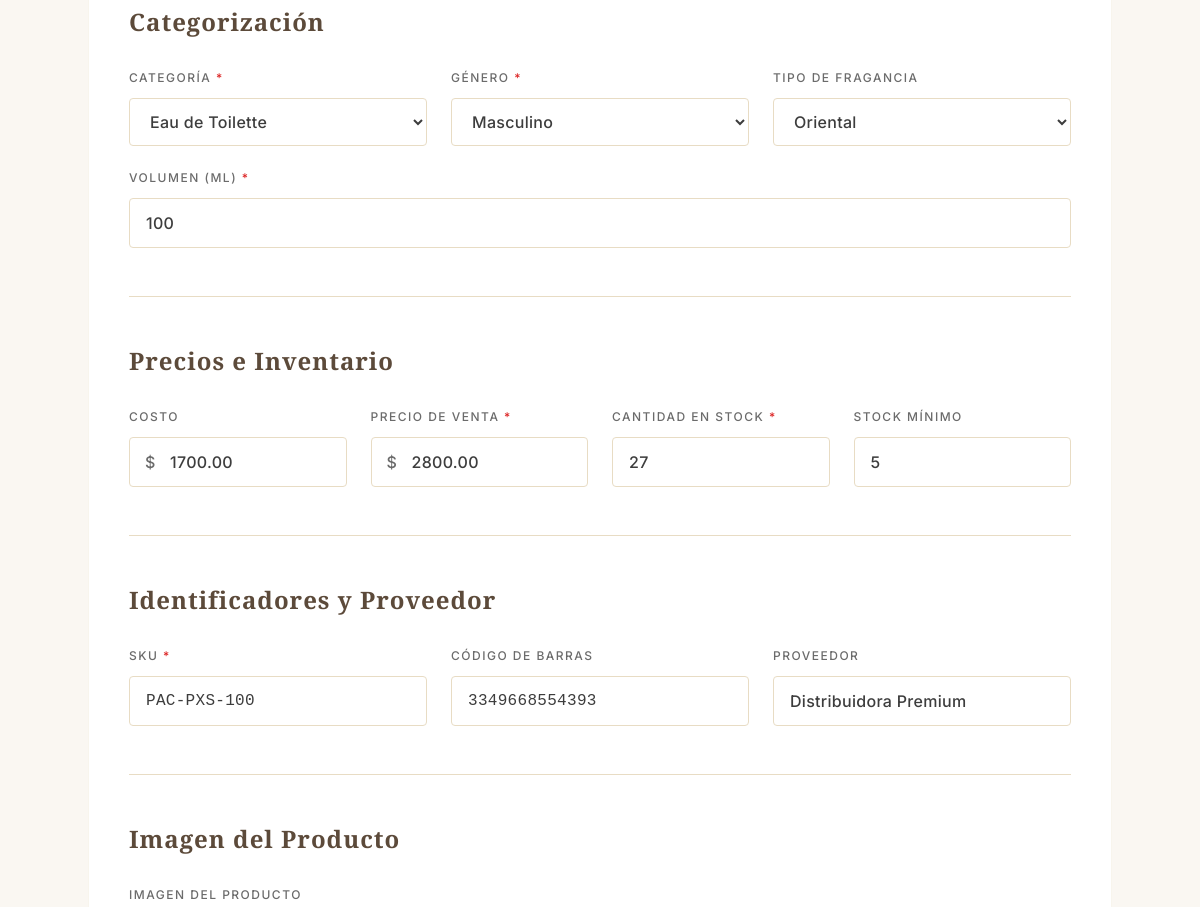
/products/53/edit/ (signed in, middle part), run on an earlier commit of the app's database.
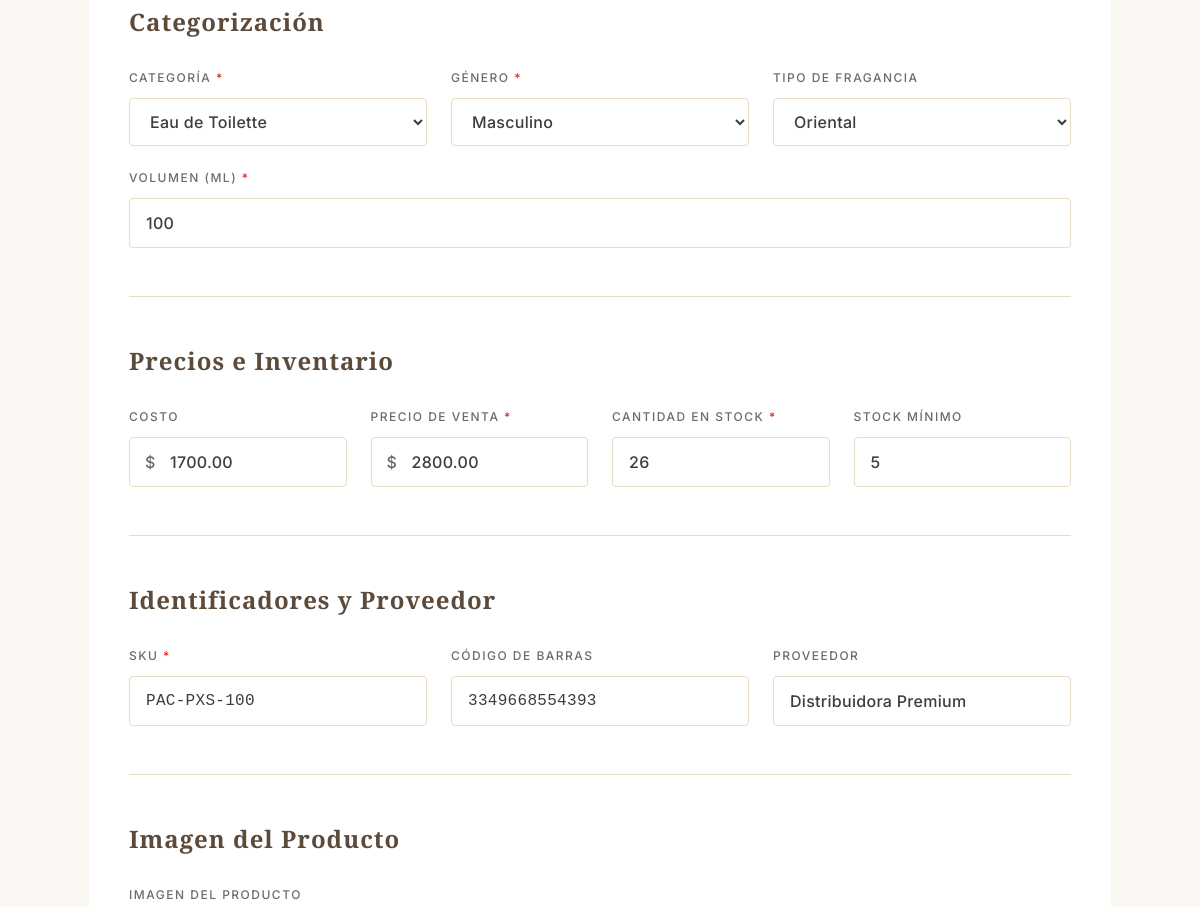
And on a later commit of the database.
### products/models.py (models this page shows, shortened)
class Product(models.Model):
    CATEGORY_CHOICES = [
        ('PERFUME', 'Perfume'),
        ('EDT', 'Eau de Toilette'),
        ('EDC', 'Eau de Cologne'),
        ('EDP', 'Eau de Parfum'),
        ('BODY_SPRAY', 'Body Spray'),
        ('LOTION', 'Loción Corporal'),
        ('CREAM', 'Crema'),
        ('GEL', 'Gel'),
        ('DEODORANT', 'Desodorante'),
        ('OTHER', 'Otro'),
    ]
    GENDER_CHOICES = [
        ('M', 'Masculino'),
        ('F', 'Femenino'),
        ('U', 'Unisex'),
    ]
    FRAGRANCE_CHOICES = [
        ('FLORAL', 'Floral'),
        ('ORIENTAL', 'Oriental'),
        ('WOODY', 'Amaderado'),
        ('FRESH', 'Fresco'),
        ('CITRUS', 'Cítrico'),
        ('FRUITY', 'Frutal'),
        ('SPICY', 'Especiado'),
        ('AQUATIC', 'Acuático'),
        ('GOURMAND', 'Gourmand'),
        ('OTHER', 'Otro'),
    ]
    name = models.CharField(max_length=200, verbose_name="Nombre")
    brand = models.CharField(max_length=100, verbose_name="Marca", default='Sin Marca')
    description = models.TextField(verbose_name="Descripción")
    category = models.CharField(max_length=20, choices=CATEGORY_CHOICES, verbose_name="Categoría", default='OTHER')
    gender = models.CharField(max_length=1, choices=GENDER_CHOICES, verbose_name="Género", default='U')
    fragrance_type = models.CharField(max_length=20, choices=FRAGRANCE_CHOICES, verbose_name="Tipo de Fragancia", blank=True)
    volume = models.IntegerField(verbose_name="Volumen (ml)", help_text="Volumen en mililitros", default=100, validators=[MinValueValidator(1, message="El volumen debe ser mayor a 0")])
    price = models.DecimalField(max_digits=10, decimal_places=2, verbose_name="Precio", validators=[MinValueValidator(0, message="El precio no puede ser negativo")])
    cost = models.DecimalField(max_digits=10, decimal_places=2, verbose_name="Costo", default=0, help_text="Costo de adquisición", validators=[MinValueValidator(0, message="El costo no puede ser negativo")])
    quantity = models.IntegerField(verbose_name="Cantidad en Stock", validators=[MinValueValidator(0, message="La cantidad no puede ser negativa")])
    min_stock = models.IntegerField(verbose_name="Stock Mínimo", default=5, help_text="Alerta cuando el stock sea menor o igual a este valor", validators=[MinValueValidator(0, message="El stock mínimo no puede ser negativo")])
    sku = models.CharField(max_length=100, unique=True, verbose_name="SKU")
    barcode = models.CharField(max_length=50, verbose_name="Código de Barras", blank=True)
    supplier = models.CharField(max_length=200, verbose_name="Proveedor", blank=True)
    image = models.ImageField(upload_to='products/', verbose_name="Imagen", blank=True, null=True)
    created_at = models.DateTimeField(auto_now_add=True)
    updated_at = models.DateTimeField(auto_now=True)
    class Meta:
        verbose_name = "Producto"
        verbose_name_plural = "Productos"
        ordering = ['-created_at']

### products/views.py (the view, shortened to what this page needs)
# urls.py: path('products/<int:pk>/edit/', views.product_edit, name='product_edit'),
@login_required
def product_edit(request, pk):
    product = get_object_or_404(Product, pk=pk)
    return render(request, 'products/product_form.html', {'product': product})

### templates/products/product_form.html (shortened to what the changed rows need)
{% extends 'base.html' %}
{% load l10n %}
{% block content %}
<div class="max-w-5xl mx-auto">
    <form method="POST" enctype="multipart/form-data" class="minimal-card p-10">
        <div class="mb-12 pb-12" style="border-bottom: 1px solid var(--beige);">
            <h2 class="serif text-2xl mb-8" style="color: var(--dark-brown); font-weight: 600; letter-spacing: 1px;">
                Categorización
            </h2>
            <div class="space-y-6">
                <div class="grid grid-cols-1 md:grid-cols-3 gap-6">
                    <div>
                        <label for="category" class="block text-xs font-medium mb-3" style="color: var(--soft-gray); letter-spacing: 1.5px; text-transform: uppercase;">
                            Categoría <span style="color: #DC2626;">*</span>
                        </label>
                        <select name="category" id="category" required
                                class="w-full px-4 py-3 border rounded text-base"
                                style="border-color: var(--beige); background-color: white; color: var(--charcoal);">
                            <option value="EDT" {% if product and product.category == 'EDT' %}selected{% endif %}>Eau de Toilette</option>
                        </select>
                    </div>
                    <div>
                        <label for="gender" class="block text-xs font-medium mb-3" style="color: var(--soft-gray); letter-spacing: 1.5px; text-transform: uppercase;">
                            Género <span style="color: #DC2626;">*</span>
                        </label>
                        <select name="gender" id="gender" required
                                class="w-full px-4 py-3 border rounded text-base"
                                style="border-color: var(--beige); background-color: white; color: var(--charcoal);">
                            <option value="M" {% if product and product.gender == 'M' %}selected{% endif %}>Masculino</option>
                        </select>
                    </div>
                    <div>
                        <label for="fragrance_type" class="block text-xs font-medium mb-3" style="color: var(--soft-gray); letter-spacing: 1.5px; text-transform: uppercase;">
                            Tipo de Fragancia
                        </label>
                        <select name="fragrance_type" id="fragrance_type"
                                class="w-full px-4 py-3 border rounded text-base"
                                style="border-color: var(--beige); background-color: white; color: var(--charcoal);">
                            <option value="ORIENTAL" {% if product and product.fragrance_type == 'ORIENTAL' %}selected{% endif %}>Oriental</option>
                        </select>
                    </div>
                </div>
                <div>
                    <label for="volume" class="block text-xs font-medium mb-3" style="color: var(--soft-gray); letter-spacing: 1.5px; text-transform: uppercase;">
                        Volumen (ml) <span style="color: #DC2626;">*</span>
                    </label>
                    <input type="number" name="volume" id="volume" required min="1"
                           value="{% if product %}{{ product.volume }}{% endif %}"
                           placeholder="100"
                           class="w-full px-4 py-3 border rounded text-base"
                           style="border-color: var(--beige); background-color: white; color: var(--charcoal);">
                </div>
            </div>
        </div>
        <div class="mb-12 pb-12" style="border-bottom: 1px solid var(--beige);">
            <h2 class="serif text-2xl mb-8" style="color: var(--dark-brown); font-weight: 600; letter-spacing: 1px;">
                Precios e Inventario
            </h2>
            <div class="grid grid-cols-1 md:grid-cols-4 gap-6">
                <div>
                    <div class="relative">
                        <span class="absolute inset-y-0 left-0 pl-4 flex items-center text-base" style="color: var(--soft-gray);">$</span>
                        <input type="number" name="cost" id="cost" step="0.01" min="0"
                               value="{% if product %}{{ product.cost|unlocalize }}{% else %}0{% endif %}"
                               class="w-full pl-10 pr-4 py-3 border rounded text-base"
                               style="border-color: var(--beige); background-color: white; color: var(--charcoal);">
                    </div>
                </div>
                <div>
                    <div class="relative">
                        <span class="absolute inset-y-0 left-0 pl-4 flex items-center text-base" style="color: var(--soft-gray);">$</span>
                        <input type="number" name="price" id="price" step="0.01" required min="0"
                               value="{% if product %}{{ product.price|unlocalize }}{% endif %}"
                               class="w-full pl-10 pr-4 py-3 border rounded text-base"
                               style="border-color: var(--beige); background-color: white; color: var(--charcoal);">
                    </div>
                </div>
                <div>
                    <label for="quantity" class="block text-xs font-medium mb-3" style="color: var(--soft-gray); letter-spacing: 1.5px; text-transform: uppercase;">
                        Cantidad en Stock <span style="color: #DC2626;">*</span>
                    </label>
                    <input type="number" name="quantity" id="quantity" required min="0"
                           value="{% if product %}{{ product.quantity }}{% endif %}"
                           class="w-full px-4 py-3 border rounded text-base"
                           style="border-color: var(--beige); background-color: white; color: var(--charcoal);">
                </div>
                <div>
                    <label for="min_stock" class="block text-xs font-medium mb-3" style="color: var(--soft-gray); letter-spacing: 1.5px; text-transform: uppercase;">
                        Stock Mínimo
                    </label>
                    <input type="number" name="min_stock" id="min_stock" min="0"
                           value="{% if product %}{{ product.min_stock }}{% else %}5{% endif %}"
                           class="w-full px-4 py-3 border rounded text-base"
                           style="border-color: var(--beige); background-color: white; color: var(--charcoal);">
                </div>
            </div>
        </div>
        <div class="mb-12 pb-12" style="border-bottom: 1px solid var(--beige);">
            <h2 class="serif text-2xl mb-8" style="color: var(--dark-brown); font-weight: 600; letter-spacing: 1px;">
                Identificadores y Proveedor
            </h2>
            <div class="grid grid-cols-1 md:grid-cols-3 gap-6">
                <div>
                    <label for="sku" class="block text-xs font-medium mb-3" style="color: var(--soft-gray); letter-spacing: 1.5px; text-transform: uppercase;">
                        SKU <span style="color: #DC2626;">*</span>
                    </label>
                    <input type="text" name="sku" id="sku" required
                           value="{% if product %}{{ product.sku }}{% endif %}"
                           placeholder="PERF-CHANEL-100"
                           class="w-full px-4 py-3 border rounded text-base font-mono"
                           style="border-color: var(--beige); background-color: white; color: var(--charcoal);">
                </div>
                <div>
                    <label for="barcode" class="block text-xs font-medium mb-3" style="color: var(--soft-gray); letter-spacing: 1.5px; text-transform: uppercase;">
                        Código de Barras
                    </label>
                    <input type="text" name="barcode" id="barcode"
                           value="{% if product %}{{ product.barcode }}{% endif %}"
                           placeholder="7891234567890"
                           class="w-full px-4 py-3 border rounded text-base font-mono"
                           style="border-color: var(--beige); background-color: white; color: var(--charcoal);">
                </div>
                <div>
                    <label for="supplier" class="block text-xs font-medium mb-3" style="color: var(--soft-gray); letter-spacing: 1.5px; text-transform: uppercase;">
                        Proveedor
                    </label>
                    <input type="text" name="supplier" id="supplier"
                           value="{% if product %}{{ product.supplier }}{% endif %}"
                           placeholder="Distribuidora XYZ"
                           class="w-full px-4 py-3 border rounded text-base"
                           style="border-color: var(--beige); background-color: white; color: var(--charcoal);">
                </div>
            </div>
        </div>
        <div class="mb-12">
            <h2 class="serif text-2xl mb-8" style="color: var(--dark-brown); font-weight: 600; letter-spacing: 1px;">
                Imagen del Producto
            </h2>
        </div>
    </form>
</div>
{% endblock %}

What changed in the data, as far as the page shows it:
changed Product "Eau de Toilette": quantity "27" → "26"
